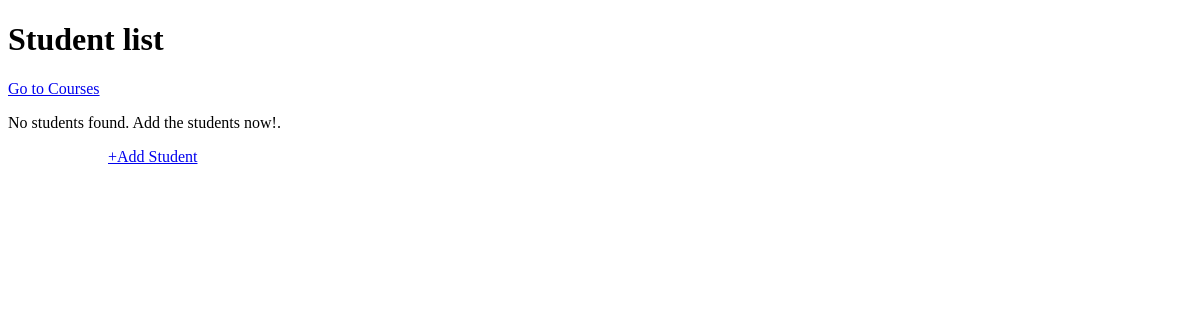
The app's page /, older data.
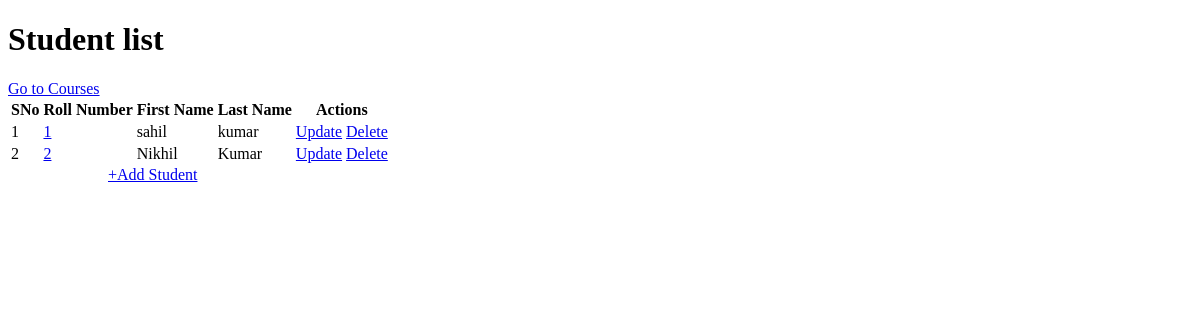
The same page, newer data.
### app.py (models this page shows)
class Student(db.Model):
    student_id = Column(Integer, primary_key=True, autoincrement=True)
    roll_number = Column(String(20), unique=True, nullable=False)
    first_name = Column(String(50), nullable=False)
    last_name = Column(String(50), nullable=True)

### app.py (the view)
@app.route("/", methods=["GET"])
def index():
    students = Student.query.all()
    return render_template("index.html", students=students), 200

### templates/index.html (shortened to what this page needs)
<!DOCTYPE html>
<html lang="en">
  <head>
  </head>
  <body>
    <h1>Student list</h1>
    <a href="/courses" style="text-align-last: right">Go to Courses</a>
    {% if students %}
    <table id="all-students">
      <tr>
        <th>SNo</th>
        <th>Roll Number</th>
        <th>First Name</th>
        <th>Last Name</th>
        <th>Actions</th>
      </tr>
      {% for student in students %}
      <tr>
        <td>{{ loop.index }}</td>
        <td>
          <a href="/student/{{ student.student_id }}"
            >{{ student.roll_number }}</a
          >
        </td>
        <td>{{ student.first_name }}</td>
        <td>{{ student.last_name }}</td>
        <td>
          <a href="/student/{{ student.student_id }}/update">Update</a>
          <a href="/student/{{ student.student_id }}/delete">Delete</a>
        </td>
      </tr>
      {% endfor %}
    </table>
    {% else %}
    <p>No students found. Add the students now!.</p>
    {% endif %}
    <a href="/student/create" style="margin-left: 100px">+Add Student</a>
  </body>
</html>

Row changes from the older to the newer data that the page shows:
added Student: roll_number "1", first_name "sahil", last_name "kumar"
added Student: roll_number "2", first_name "Nikhil", last_name "Kumar"
Text that changed along with them:
text no longer shown: "No students found. Add the students now!."
text now shown: "SNo Roll Number First Name Last Name Actions"
